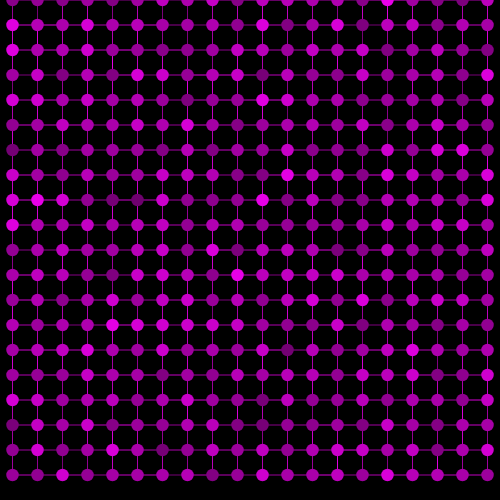
Frame 1 (no input)
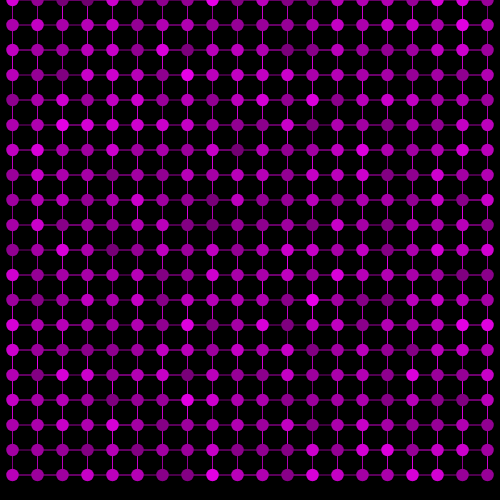
Frame 60 (no input)
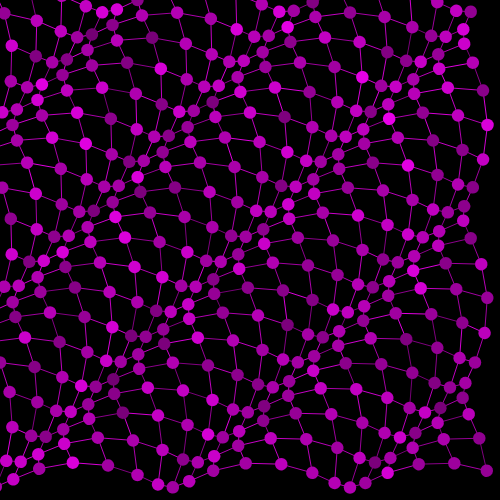
Frame 120 (the mouse pressed at the canvas centre since frame 60)

The p5.js sketch that drew these frames (run headless with seeded random() and noise() and a simulated clock; from frame 60 on, the mouse is pressed at the canvas centre):

// p5.js sketch
// ── sketch.js
/**
 * Noise generation to create a blinking effect of the dots: 
 * I used noise generation instead of a random function because 
 * the noise has more control of the patterns to be drawn than 
 * the random function. This is great for future adjustments.
 * 
 * The map function was used to translate the values generated 
 * of the noise function (between 0 and 1) to integers 
 * between 100 and 255 that are used to generate the purple colour
 * 
 * Further Development:
 * 
 * The style generates purple dots between 100 and 255 
 * points of color. This is conjunction with a black background
 * genereates a stylish looking wave.
 * 
 * I was able to connect the dots by applying the provided 
 * nested for loop. This gave me access to each of the wave dots.
 * The key to find the next dot position was dividing the axis x & y
 * and providing a different phase angle. Then, providing the line 
 * function with the respective coordate using trigonometric functions 
 * such as sin and cos.
 */

var time = 100;

function setup(){
    createCanvas(500, 500);
    randomSeed(0)
    angleMode(DEGREES)
}

function draw(){

    background(0);
    translate(0,size);
    
    var noOfDots = 20;
    var size = width/noOfDots;

    
    for (var x = 0; x < noOfDots; x++){
      for (var y = 0; y < noOfDots; y++){

        // x & y coordenates
        var locX = x * width / noOfDots;
        var locY = y * height / noOfDots;

        // Generate a Color
        colorRandom = random(100,255)
        var c = noiseColorGenerator()

        // phase angle
        var phaseAngle = calculatePhaseAngle(locX,locY)

        // connecting dots
        drawConnectingDots(x,y,noOfDots,size/2)

        push()
        // animation effect
        translate(locX,locY)
        rotate(phaseAngle)
        // Create a wave
        wave(size/2,0,size/2,c);
        pop()
      }
    }
}

/** Calculates the phase angle depending 
 * on the position of the Mouse, frameCount, 
 * x & y position
 * @param x int coordenate
 * @param y int coordenate
 * @returns float */
function calculatePhaseAngle(x,y){
  
  if(x == null || y == null) return 0

  var phaseRatio = mouseX / width * 4

  return ( frameCount + x + y ) * phaseRatio
}

/** 
 * Algorithm to connect each of the ellipses of the wave 
 * with a line function
 * 
 * @param x coordenate x from each ellipse of the wave,
 * @param y coordenate y from each ellipse of the wave,
 * @param noOfDots total number of ellipse in one row,
 * @param amplitude defined variable size from the draw function
 */
function drawConnectingDots(x,y,noOfDots,amplitude){

  stroke(noiseColorGenerator())

  // get first point
  var x1 = x * width / noOfDots ;
  var y1 = y * height / noOfDots;
  var x2;
  var y2;

  var phaseAngle1 = calculatePhaseAngle(x1,y1)
  var phaseAngle2;

  // vertical connecting lines
  if(y+1<noOfDots)
  {
    // get second point
    x2 = x1;
    y2 = (y+1) * height / noOfDots;

    phaseAngle2 = calculatePhaseAngle(x2,y2)

    line(
      x1 + cos(phaseAngle1)*amplitude,
      y1 + sin(phaseAngle1)*amplitude,
      x2 + cos(phaseAngle2)*amplitude,
      y2 + sin(phaseAngle2)*amplitude)
  }
 
  //horizontal connecting lines
  if(x+1<noOfDots)
  {
    // get second point
    x2 = (x+1) * width / noOfDots;
    y2 = y1;

    phaseAngle2 = calculatePhaseAngle(x2,y2)

    line(
      x1 + cos(phaseAngle1)*amplitude,
      y1 + sin(phaseAngle1)*amplitude,
      x2 + cos(phaseAngle2)*amplitude,
      y2 + sin(phaseAngle2)*amplitude)
  }
}

/** Draws an ellipse */
function wave(x,y,size,color) {
 
  noStroke()
  fill(color)
  ellipse(x,y,size)
  
}

/** Generates shades of purple through noise
 * @returns color
 */
function noiseColorGenerator(){
  var nX = noise(time)
  nX = map(nX,0,1,100,255)
  time +=10
  return color(nX,0,nX)
}
